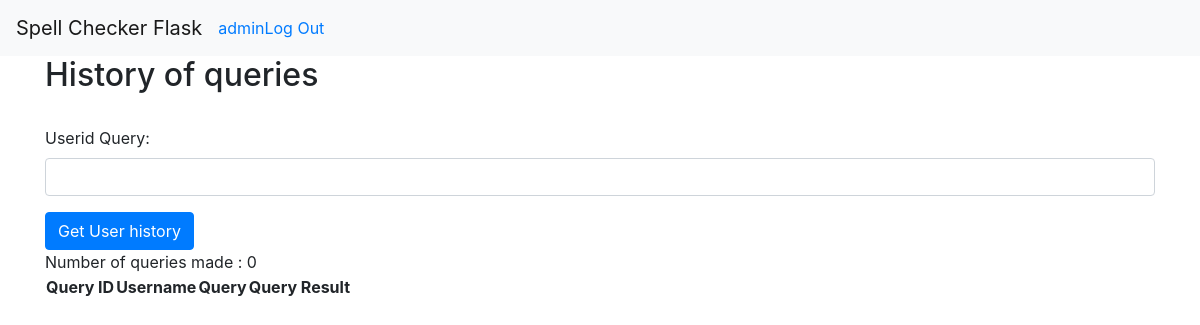
The app's page /history (signed in), older data.
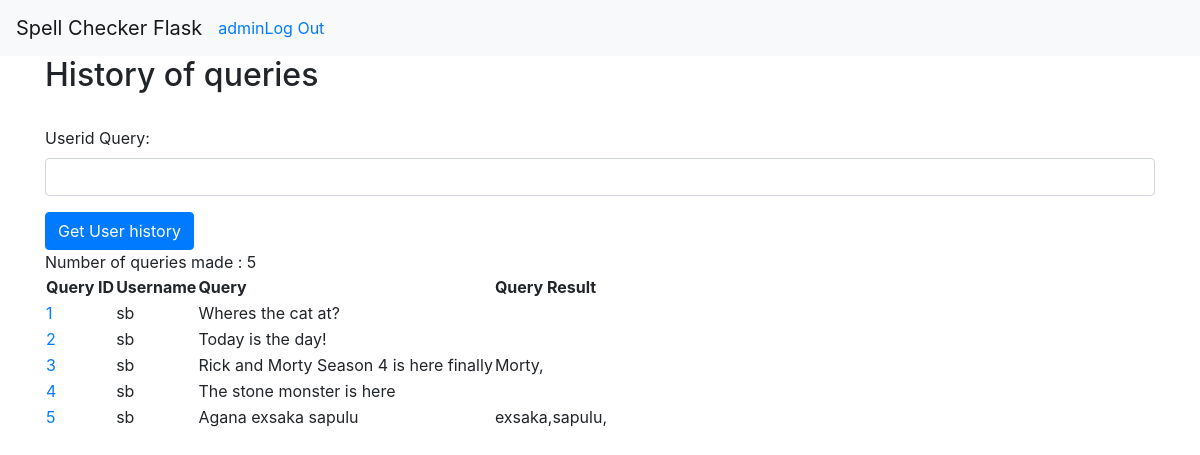
The same page, newer data.
### tables this page shows
CREATE TABLE user (
    id INTEGER PRIMARY KEY AUTOINCREMENT,
    uname TEXT UNIQUE NOT NULL,
    phone_number TEXT NOT NULL,
    password TEXT NOT NULL
);

CREATE TABLE logs(
    id INTEGER PRIMARY KEY AUTOINCREMENT,
    uname TEXT NOT NULL,
    request TEXT NOT NULL,
    result TEXT NOT NULL
);

### spellchecker.py (the view, shortened to what this page needs)
@root_view.route('/history', methods=['GET', 'POST'])
@isLoggedIn
def get_queries():
    if request.method == 'GET':
        db_connection = database.get_db()
        db_cursor = db_connection.cursor()
        query_list = []
        if g.user['uname'] != 'admin':
            select_query = 'SELECT * FROM logs WHERE uname = ?'
            uname = g.user['uname']
            queries = db_cursor.execute(select_query,(uname,))
            for row in queries:
                query_list.append({
                "queryid": str(row[0]),
                "username": str(row[1]),
                "querytext": str(row[2]),
                "queryresults": str(row[3])
                })
            print(query_list)
        else:
            select_query = 'SELECT * FROM logs'
            queries = db_cursor.execute(select_query)
            for row in queries:
                query_list.append({
                "queryid": str(row[0]),
                "username": str(row[1]),
                "querytext": str(row[2]),
                "queryresults": str(row[3])
                })
            print(query_list)
        return render_template('/history.html', list=query_list)

### database.py (called while the page is built)
def get_db():
    if 'db' not in g:
        g.db = sqlite3.connect(
            current_app.config['DATABASE'],
            detect_types=sqlite3.PARSE_DECLTYPES
        )
        g.db.row_factory = sqlite3.Row
    return g.db

### login.py (called while the page is built)
@root_view.before_app_request
def check_if_user_isLoggedIn():
    user_session_id = session.get('session_id')
    print(user_session_id)
    select_query = 'SELECT * FROM user WHERE id = ?'
    if user_session_id is None:
        g.user = None
    else:
        g.user = get_db().execute(select_query, (user_session_id,)).fetchone()

def isLoggedIn(view):
    @functools.wraps(view)
    def wrapped_view(**kwargs):
        if g.user is None:
            return redirect(url_for('login.login'))
        return view(**kwargs)
    return wrapped_view

### spellchecker.py (called while the page is built)
@root_view.after_request
def cache(response):
    response.headers["X-Frame-Options"] = "SAMEORIGIN"
    response.headers['Content-Security-Policy'] = "default-src 'self'"
    return response

### templates/history.html (shortened to what this page needs)
{% extends 'base.html' %}
{% block content %}
<div class="container">
    <h2>History of queries</h2>
    <br/>
    {% if g.user['uname'] == 'admin' %}
    <form method="post" action="/history">
        <div class="form-group">
            <label for="userid">Userid Query:</label>
            <input class="form-control vresize" name="userquery" id="userquery" required ></textarea>
        </div>
        <button type="submit" class="btn btn-primary">Get User history</button>
    </form>
    {% endif %}
    <span id="numqueries">Number of queries made : {{list|length}}</span>
    <table>
        <tr>
            <th>Query ID</th>
            <th>Username</th>
            <th>Query</th>
            <th>Query Result</th>
        </tr>
        {% for query in list %}
        <tr>
            <td id="query{{query.queryid}}">
                <a href="/history/query{{query.queryid}}">{{query.queryid}}</a>
            </td>
            <td id="username">{{query.username}}</td>
            <td id="querytext">{{query.querytext}}</td>
            <td id="queryresults">{{query.queryresults}}</td>
        </tr>
        {% endfor %}
    </table>
</div>
{% endblock %}

### templates/base.html (shortened to what this page needs)
<!doctype html>
<html>
<head>
{% block head %}
  <link rel="stylesheet" href="static/bootstrap/css/bootstrap.min.css">
  {% endblock %}
</head>
<body>
{% block navbar %}
<nav class="navbar navbar-expand-lg navbar-light bg-light">
    <span class="navbar-brand">Spell Checker Flask</span>
    <div class="collapse navbar-collapse" id="navbarNav">
      <ul class="navbar-nav">
        {% if g.user %}
        <li class="nav-item">
          <a href="{{ url_for('spellchecker.get_queries') }}">{{ g.user['uname'] }}</a>
        </li>
        <li class="nav-item">
          <a href="{{ url_for('login.logout') }}">Log Out</a>
        </li>
        {% endif %}
      </ul>
    </div>
  </nav>
{% endblock %}
{% block content %}{% endblock %}

Row changes from the older to the newer data that the page shows:
added logs: queryid "1", username "sb", querytext "Wheres the cat at?"
added logs: queryid "2", username "sb", querytext "Today is the day!"
added logs: queryid "3", username "sb", querytext "Rick and Morty Season 4 is here finally", queryresults "Morty,"
added logs: queryid "4", username "sb", querytext "The stone monster is here"
added logs: queryid "5", username "sb", querytext "Agana exsaka sapulu", queryresults "exsaka,sapulu,"
Text that changed along with them:
{{ list|length }}: "0" → "5"
